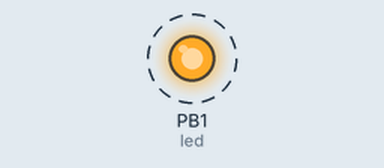
Bench run of a sketch on a simulated ATtiny85, built with avr-gcc and run on an emulated ATtiny85. On the bench: output pins drawn as LEDs (lit = HIGH). Dashed ring = blinking.

Above: at 0.5 s.
Timing chart, 0 to 3.5 s (numbered marks = the images above):
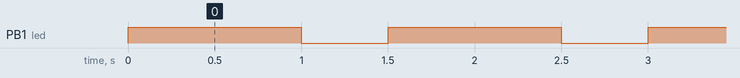

The sketch:

let_there_be_water.ino
```cpp
#ifndef __AVR_ATtiny85__
  #define __AVR_ATtiny85__
#endif

#include <Arduino.h>

int led = 1; // blink 'digital' pin 1 - AKA the built in red LED

// the setup routine runs once when you press reset:
void setup() {
  // initialize the digital pin as an output.
  pinMode(led, OUTPUT);

}

// the loop routine runs over and over again forever:
void loop() {
    digitalWrite(led, HIGH);
    delay(1000);
    digitalWrite(led, LOW);
    delay(500);
}
```

Measured:
- by itself, PB1 (led): alternates HIGH for 1.0 s and LOW for 0.50 s
